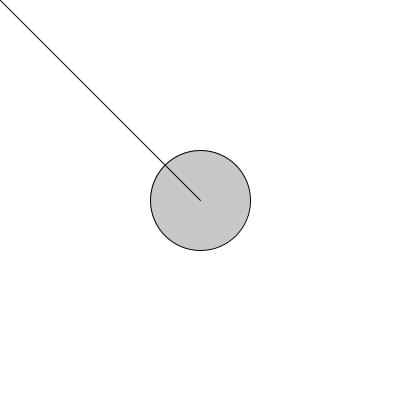
Frame 1 (no input)
Frame 60 (the mouse pressed at the canvas centre just before this capture): identical to frame 1, image omitted
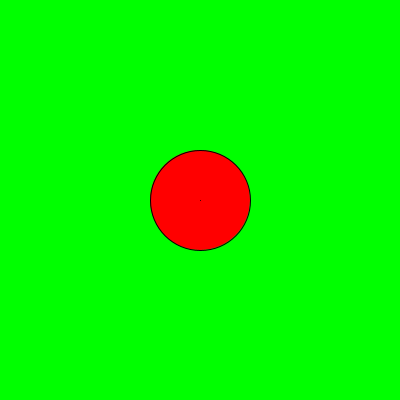
Frame 120 (the mouse held since frame 60 and released just before this capture)

The Processing sketch that drew these frames (run headless with seeded random() and noise(); from frame 60 on, the mouse is pressed at the canvas centre):

// Processing sketch: condcicionales_boton_circulo_1
// ── condcicionales_boton_circulo_1.pde
// AND = && => TRUE && TRUE => TRUE

int posX = 200;
int posY = 200;
int ancho = 100;
int alto = 50;
color colorBoton = color(200);
color colorFondo = color(255);

void setup() {
  size(400, 400);
}

void draw() {
  background(colorFondo);

  fill(colorBoton);
  ellipse(posX, 200, ancho, ancho);
  line(mouseX, mouseY, posX, 200);
  if (dist(mouseX, mouseY, posX, 200) < ancho/2) {
    colorBoton = color(255, 0, 0);
    if(mousePressed){
      colorFondo = color(0,255,0);
    }
  } else {
    colorBoton = color(200);
  }
}
